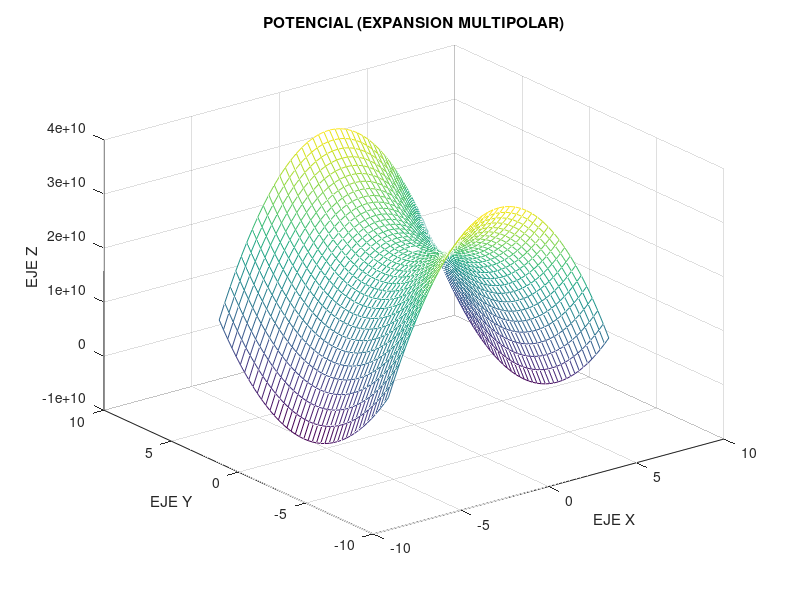

Here is the MATLAB script that generated this plot:
# Teoria electromagnetica
# Seccion 30
# Integrantes: Alejandro Duarte 19446, Marco Duarte 19022, Jonathan Pu 19249
# Descripcion: proyecto de representacion grafica de campo electrico y potencial
# de dipolos y medios polarizados

##% DIPOLOS ELECTRICOS Y EXPANSION MULTIPOLAR
##% Primer inciso
##clear; close all; clc;
##N = 20;
##minTheta = -2*pi; maxTheta = 2*pi;
##minPhi = -2*pi; maxPhi = 2*pi;
##minR = 2; maxR = 2;
##
###Vectores para dar un rango a cada variable
##Theta = [-2*pi -pi 0 pi 2*pi];
##R = [-2 -1 0 1 2];
##Phi = [-2*pi -pi 0 pi 2*pi];
##
###Definicion de ejes
### Theta_axis = linspace(minTheta, maxTheta, N);
### Phi_axis = linspace(minPhi, maxPhi, N);
### R_axis = linspace(minR, maxR, N);
##
##R_axis = R.*sin(Theta).*cos(Phi);
##Phi_axis = R.*sin(Theta).*sin(Phi);
##Theta_axis = R.*cos(Theta);
##
##[RG, PhiG, ThetaG] = meshgrid(1:4,1:4,1:4);
##
##
##
###Componentes del campo electrico
##eps0 = 8.85E-12;
##po = 100; #Un valor del momento dipolar para simular las graficas
##k = po/(4*pi*eps0);
##Er = k.*(-2.*sin(ThetaG).*cos(PhiG)-2.*sin(ThetaG).*sin(PhiG)-2.*cos(ThetaG))./(RG.^5);
##Ephi = k.*(sin(PhiG)-cos(PhiG))/(RG.^3); 
##Etheta = k.*(-cos(ThetaG).*cos(PhiG)-cos(ThetaG).*sin(PhiG)+sin(ThetaG))./(RG.^5);
##
##E = sqrt(Er.^2 + Ephi.^2 + Etheta.^2);
##
##u = Er./E;
##v = Ephi./E;
##w = Etheta./E;
##
##figure();
##h = quiver3(RG, PhiG, ThetaG, u, v, w);
##
###Potencial
##
##[pot1, pot2, pot3] = meshgrid(1:4,1:4,1:4);
##Pot = po.*((sin(pot3)).*cos(pot2) + sin(pot3).*sin(pot2) + cos(pot3))./(4*pi.*pot1.^2);
##figure();
##i = quiver3(pot1, pot2, pot3, 1:64, 1:64, 1:64);
##
##
##
##%POLARIZACION
###Problema 1
###Densidades de carga de polarizacion
##
###Definicion de variables
##
##k = 5;
##alpha0 = 10;
##
###Graficar polarizacion
##x=linspace(-1,1,10);
##y=linspace(-2*pi, 2*pi, 10);
##[ss, pp] = meshgrid(x, y);
##u = k.*ss.*e.^((ss.^2)/alpha0).*cos(pp);
##v = k.*ss.*e.^((ss.^2)/alpha0).*sin(pp);
##quiver(ss, pp, u, v)
##axis equal
##j = figure();
##
##xlabel('Eje x')
##ylabel('Eje y')
####s = linspace(1,10,1);
####Pphi = 0:2*pi;
####[ss, pp] = meshgrid(s, Pphi);
######xx = ss.*cos(tt);
######yy = ss.*sin(tt);
####componente_i = k.*e.^((-ss.^2)/alpha0).*cos(pp);
####componente_j = k.*e.^((-ss.^2)/alpha0).*sin(pp);
####
####normalizar = sqrt(componente_i.^2 + componente_j.^2);
####comp_i = componente_i./normalizar;
####comp_j = componente_j./normalizar;
####quiver(ss, pp, comp_i, comp_j)
####axis equal
##
####Pol = k.*e.^((s.^2)/alpha0);
####ThePol = 2*pi;
####mesh(Pol, ThePol, 0*Pol)
####figure();
###volumetrica = (-k.*(e.^(-x.^2)/alpha0))*((1./x-(2.*x/alpha0)));


clear; close all; clc;
% POTENCIAL APROXIMADO DE LA DENSIDAD DE CARGA
r = [-2*pi:pi/10:2*pi];
theta = [-2*pi:pi/10:2*pi];
[Mx, My] = meshgrid(r, theta);
Mz = 89991804694*(0.25-((Mx.^2+My.^2)/120).*((3*(cos(atan(My./Mx)).^2)-1)/2));
mesh(Mx, My, Mz)
xlabel('EJE X')
ylabel('EJE Y')
zlabel('EJE Z')
title('POTENCIAL (EXPANSION MULTIPOLAR)')
